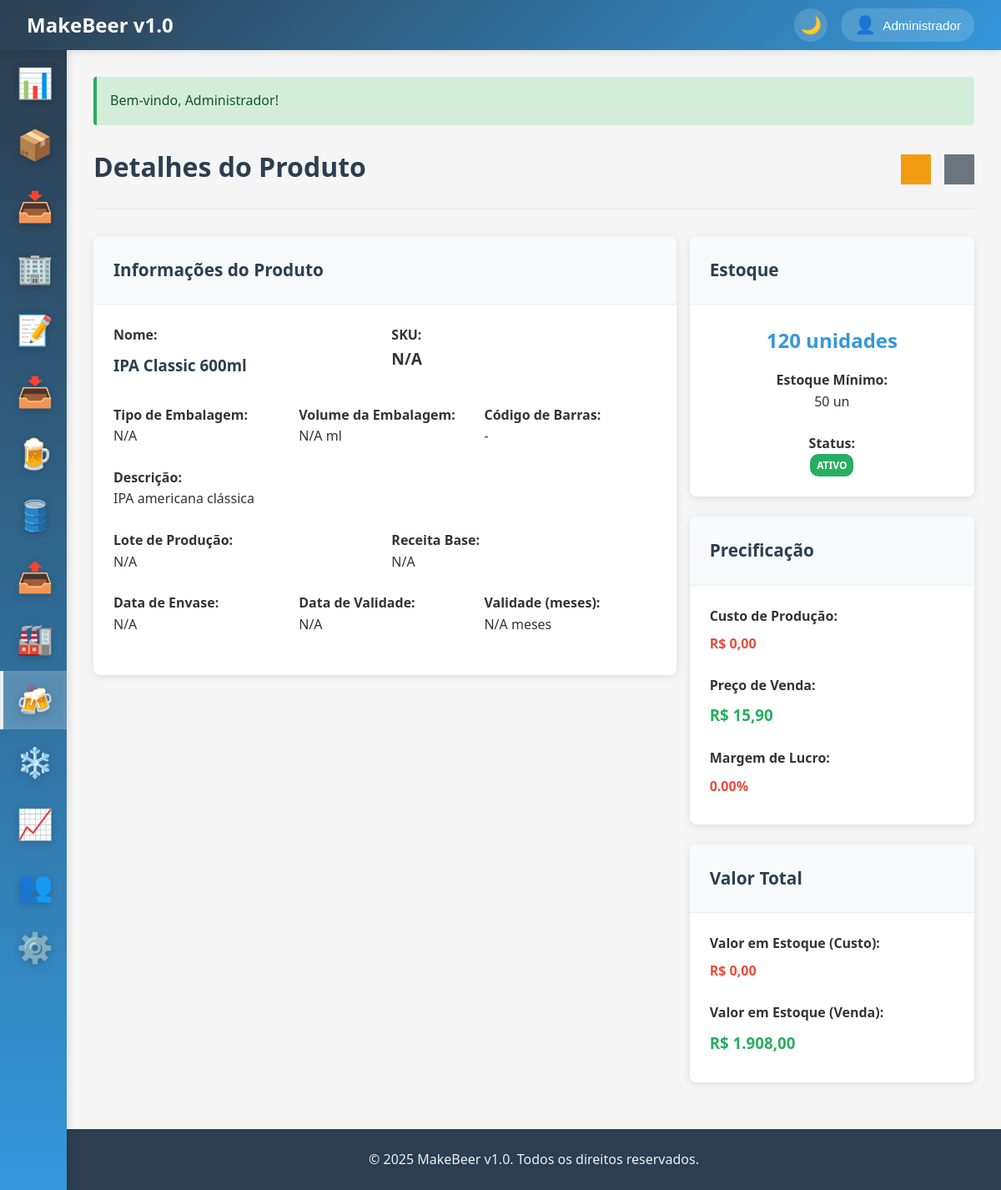
Page /produtos/viewProduto?id=1 (signed in) on the committed database.
### tables this page shows
CREATE TABLE IF NOT EXISTS produtos_finais (
    id INT AUTO_INCREMENT PRIMARY KEY,
    nome VARCHAR(100) NOT NULL,
    estilo VARCHAR(50),
    descricao TEXT,
    abv DECIMAL(4,2),
    ibu DECIMAL(4,1),
    tipo_embalagem ENUM('garrafa_600ml', 'garrafa_355ml', 'lata_350ml', 'lata_473ml', 'growler_1l', 'growler_2l', 'keg_20l', 'keg_30l', 'keg_50l') NOT NULL,
    preco_venda DECIMAL(8,2),
    estoque_atual INT DEFAULT 0,
    estoque_minimo INT DEFAULT 0,
    ativo BOOLEAN DEFAULT TRUE,
    created_at TIMESTAMP DEFAULT CURRENT_TIMESTAMP,
    updated_at TIMESTAMP DEFAULT CURRENT_TIMESTAMP ON UPDATE CURRENT_TIMESTAMP,
    INDEX idx_tipo_embalagem (tipo_embalagem),
    INDEX idx_nome (nome)
);

### app/controllers/BaseController.php (called while the page is built, shortened)
<?php
class BaseController {
    protected function view($view, $data = []) {
        extract($data);
        $viewPath = __DIR__ . '/../views/' . $view . '.php';
        require_once $viewPath;
    }
    protected function getGet($key, $default = '') {
        return trim($_GET[$key]);
    }
}
?>

### app/controllers/ProdutosController.php (called while the page is built, shortened)
<?php
require_once 'BaseController.php';
class ProdutosController extends BaseController {
    private $model;
    public function __construct() {
        $this->model = new ProdutoFinal();
    }
    public function viewProduto() {
        $id = $this->getGet('id');
        $produto = $this->model->find($id);
        $historico = $this->model->getHistoricoProducao($id);
        $this->view('produtos/view', [
            'produto' => $produto,
            'historico' => $historico
        ]);
    }
}
?>

### app/config/database.php (called while the page is built, shortened)
<?php
class Database {
    private static $instance = null;
    private $connection;
    private function __construct() {
        try {
            $dsn = "mysql:host=" . DB_HOST . ";dbname=" . DB_NAME . ";charset=" . DB_CHARSET;
            $options = [
                PDO::ATTR_ERRMODE => PDO::ERRMODE_EXCEPTION,
                PDO::ATTR_DEFAULT_FETCH_MODE => PDO::FETCH_ASSOC,
                PDO::ATTR_EMULATE_PREPARES => false,
            ];
            $this->connection = new PDO($dsn, DB_USER, DB_PASS, $options);
        } catch (PDOException $e) {
            die("Erro na conexão com o banco de dados: " . $e->getMessage());
        }
    }
    public static function getInstance() {
        if (self::$instance === null) {
            self::$instance = new self();
        }
        return self::$instance;
    }
    public function query($sql, $params = []) {
        try {
            $stmt = $this->connection->prepare($sql);
            $stmt->execute($params);
            return $stmt;
        } catch (PDOException $e) {
            error_log("Erro na query: " . $e->getMessage());
            throw $e;
        }
    }
    public function fetchOne($sql, $params = []) {
        $stmt = $this->query($sql, $params);
        return $stmt->fetch();
    }
}
?>

### app/models/BaseModel.php (called while the page is built, shortened)
<?php
abstract class BaseModel {
    protected $db;
    protected $table;
    protected $primaryKey = 'id';
    public function __construct() {
        $this->db = Database::getInstance();
    }
    public function find($id) {
        $sql = "SELECT * FROM {$this->table} WHERE {$this->primaryKey} = ?";
        return $this->db->fetchOne($sql, [$id]);
    }
}
?>

### app/helpers/functions.php (called while the page is built, shortened)
<?php
function formatMoney($value) {
    return 'R$ ' . number_format(floatval($value), 2, ',', '.');
}
?>

### app/views/produtos/view.php (the view, shortened to what this page needs)
<?php
include 'app/views/layouts/header.php';
?>
<div class="page-header d-flex justify-content-between align-items-center">
    <h1 class="page-title">Detalhes do Produto</h1>
    <div class="page-actions d-flex gap-2">
        <a href="/produtos/edit?id=<?= $produto['id'] ?>" class="btn-icon btn-warning" data-tooltip="Editar produto"><?= icon('edit') ?></a>
        <a href="/produtos" class="btn-icon btn-secondary" data-tooltip="Voltar"><?= icon('back') ?></a>
    </div>
</div>
<div class="row">
    <div class="col col-8">
        <div class="card mb-4">
            <div class="card-header">
                <h3 class="card-title">Informações do Produto</h3>
            </div>
            <div class="card-body">
                <div class="row">
                    <div class="col col-6 mb-3">
                        <strong>Nome:</strong>
                        <h3 style="color: #2c3e50; margin: 0.5rem 0;"><?= $produto['nome'] ?></h3>
                    </div>
                    <div class="col col-6 mb-3">
                        <strong>SKU:</strong>
                        <p style="font-size: 1.2rem;"><strong><?= $produto['sku'] ?? 'N/A' ?></strong></p>
                    </div>
                </div>
                <div class="row">
                    <div class="col col-4 mb-3">
                        <strong>Tipo de Embalagem:</strong>
                        <p><?= isset($produto['tipo']) ? ucfirst($produto['tipo']) : 'N/A' ?></p>
                    </div>
                    <div class="col col-4 mb-3">
                        <strong>Volume da Embalagem:</strong>
                        <p><?= $produto['volume_embalagem'] ?? 'N/A' ?> ml</p>
                    </div>
                    <div class="col col-4 mb-3">
                        <strong>Código de Barras:</strong>
                        <p><?= $produto['codigo_barras'] ?? '-' ?></p>
                    </div>
                </div>
                <div class="row">
                    <div class="col col-12 mb-3">
                        <strong>Descrição:</strong>
                        <p><?= $produto['descricao'] ?: 'Sem descrição' ?></p>
                    </div>
                </div>
                <div class="row">
                    <div class="col col-6 mb-3">
                        <strong>Lote de Produção:</strong>
                        <p>
                            <?php if (isset($produto['lote_producao_id']) && isset($produto['lote_codigo'])): ?>
                                <a href="/producao/viewProducao?id=<?= $produto['lote_producao_id'] ?>">
                                    <strong><?= htmlspecialchars($produto['lote_codigo']) ?></strong>
                                </a>
                            <?php else: ?>
                                N/A
                            <?php endif; ?>
                        </p>
                    </div>
                    <div class="col col-6 mb-3">
                        <strong>Receita Base:</strong>
                        <p>
                            <?php if (isset($produto['receita_id']) && isset($produto['receita_nome'])): ?>
                                <a href="/receitas/viewReceita?id=<?= $produto['receita_id'] ?>">
                                    <?= htmlspecialchars($produto['receita_nome']) ?>
                                </a>
                            <?php else: ?>
                                N/A
                            <?php endif; ?>
                        </p>
                    </div>
                </div>
                <div class="row">
                    <div class="col col-4 mb-3">
                        <strong>Data de Envase:</strong>
                        <p><?= isset($produto['data_envase']) ? formatDate($produto['data_envase']) : 'N/A' ?></p>
                    </div>
                    <div class="col col-4 mb-3">
                        <strong>Data de Validade:</strong>
                        <p>
                            <?php if (isset($produto['data_validade'])): ?>
                                <?= formatDate($produto['data_validade']) ?>
                                <?php
                                $diasRestantes = daysUntil($produto['data_validade']);
                                if ($diasRestantes <= 0) {
                                    echo '<br><span class="badge badge-danger">Vencido</span>';
                                } elseif ($diasRestantes <= 30) {
                                    echo '<br><span class="badge badge-warning">' . $diasRestantes . ' dias</span>';
                                }
                                ?>
                            <?php else: ?>
                                N/A
                            <?php endif; ?>
                        </p>
                    </div>
                    <div class="col col-4 mb-3">
                        <strong>Validade (meses):</strong>
                        <p><?= $produto['validade_meses'] ?? 'N/A' ?> meses</p>
                    </div>
                </div>
            </div>
        </div>
    </div>
    <div class="col col-4">
        <div class="card mb-3">
            <div class="card-header">
                <h3 class="card-title">Estoque</h3>
            </div>
            <div class="card-body text-center">
                <h2 style="color: #3498db; margin-bottom: 1rem;">
                    <?= $produto['estoque_atual'] ?> unidades
                </h2>
                <div class="mb-3">
                    <strong>Estoque Mínimo:</strong>
                    <p><?= $produto['estoque_minimo'] ?> un</p>
                </div>
                <div>
                    <strong>Status:</strong>
                    <p>
                        <?php if ($produto['ativo']): ?>
                            <span class="badge badge-success">Ativo</span>
                        <?php else: ?>
                            <span class="badge badge-secondary">Inativo</span>
                        <?php endif; ?>
                    </p>
                </div>
            </div>
        </div>
        <div class="card mb-3">
            <div class="card-header">
                <h3 class="card-title">Precificação</h3>
            </div>
            <div class="card-body">
                <div class="mb-3">
                    <strong>Custo de Produção:</strong>
                    <h4 style="color: #e74c3c; margin: 0.5rem 0;">
                        <?= formatMoney($produto['custo_producao'] ?? 0) ?>
                    </h4>
                </div>
                <div class="mb-3">
                    <strong>Preço de Venda:</strong>
                    <h3 style="color: #27ae60; margin: 0.5rem 0;">
                        <?= formatMoney($produto['preco_venda']) ?>
                    </h3>
                </div>
                <div>
                    <strong>Margem de Lucro:</strong>
                    <?php
                    $custoProducao = $produto['custo_producao'] ?? 0;
                    $margem = $custoProducao > 0
                        ? (($produto['preco_venda'] - $custoProducao) / $custoProducao) * 100
                        : 0;
                    $margemClass = $margem > 30 ? 'success' : ($margem > 15 ? 'warning' : 'danger');
                    ?>
                    <h4 style="color: <?= $margemClass == 'success' ? '#27ae60' : ($margemClass == 'warning' ? '#f39c12' : '#e74c3c') ?>; margin: 0.5rem 0;">
                        <?= number_format($margem, 2) ?>%
                    </h4>
                </div>
            </div>
        </div>
        <div class="card">
            <div class="card-header">
                <h3 class="card-title">Valor Total</h3>
            </div>
            <div class="card-body">
                <div class="mb-3">
                    <strong>Valor em Estoque (Custo):</strong>
                    <h4 style="color: #e74c3c; margin: 0.5rem 0;">
                        <?= formatMoney(($produto['custo_producao'] ?? 0) * $produto['estoque_atual']) ?>
                    </h4>
                </div>
                <div>
                    <strong>Valor em Estoque (Venda):</strong>
                    <h3 style="color: #27ae60; margin: 0.5rem 0;">
                        <?= formatMoney($produto['preco_venda'] * $produto['estoque_atual']) ?>
                    </h3>
                </div>
            </div>
        </div>
    </div>
</div>
<?php include 'app/views/layouts/footer.php'; ?>

### public/css/style.css (style rules this page uses)
* { margin: 0; padding: 0; box-sizing: border-box; }
body { font-family: 'Segoe UI', Tahoma, Geneva, Verdana, sans-serif; background-color: #f5f5f5; color: #333; line-height: 1.6; overflow-x: hidden; }
.page-header { margin-bottom: 2rem; padding-bottom: 1rem; border-bottom: 2px solid #e9ecef; }
.page-title { font-size: 2rem; color: #2c3e50; margin-bottom: 0.5rem; }
.card { background: white; border-radius: 8px; box-shadow: 0 2px 10px rgba(0, 0, 0, 0.1); margin-bottom: 1.5rem; overflow: hidden; }
.card-header { padding: 1.5rem; background: #f8f9fa; border-bottom: 1px solid #e9ecef; }
.card-title { font-size: 1.3rem; color: #2c3e50; margin: 0; }
.card-body { padding: 1.5rem; }
.btn-secondary { background: #6c757d; color: white; }
.btn-warning { background: #f39c12; color: white; }
.btn-icon { display: inline-flex; align-items: center; justify-content: center; padding: 0.5rem; min-width: 36px; min-height: 36px; }
.badge { display: inline-block; padding: 0.25rem 0.5rem; font-size: 0.75rem; font-weight: 600; border-radius: 10px; text-transform: uppercase; }
.badge-success { background: #27ae60; color: white; }
.text-center { text-align: center; }
.mb-3 { margin-bottom: 1.5rem; }
.mb-4 { margin-bottom: 2rem; }
.d-flex { display: flex; }
.justify-content-between { justify-content: space-between; }
.align-items-center { align-items: center; }
.gap-2 { gap: 1rem; }
.row { display: flex; flex-wrap: wrap; margin: 0 -0.5rem; }
.col { flex: 1; padding: 0 0.5rem; }
.col-4 { flex: 0 0 33.333333%; max-width: 33.333333%; }
.col-6 { flex: 0 0 50%; max-width: 50%; }
.col-8 { flex: 0 0 66.666667%; max-width: 66.666667%; }
.col-12 { flex: 0 0 100%; max-width: 100%; }

### rows in the picture
produtos_finais: nome "IPA Classic 600ml", descricao "IPA americana clássica", estoque_atual "120", estoque_minimo "50", preco_venda "R$ 15,90", estoque_atual "R$ 0,00", formatMoney($produto['preco_venda'] * $produto['estoque_atual']) "R$ 1.908,00"

### other values in the picture
APP_NAME "MakeBeer v1.0"
$user['nome'] "Administrador"
$message "Bem-vindo, Administrador!"
$produto['sku'] "N/A"
$produto['volume_embalagem'] "N/A"
$produto['codigo_barras'] "-"
$produto['validade_meses'] "N/A"
formatMoney($produto['custo_producao'] ?? 0) "R$ 0,00"
$margem "0.00"
